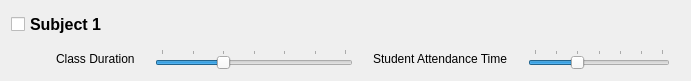
<?xml version="1.0" encoding="UTF-8"?>
<ui version="4.0">
 <class>Frame</class>
 <widget class="QFrame" name="Frame">
  <property name="geometry">
   <rect>
    <x>0</x>
    <y>0</y>
    <width>691</width>
    <height>81</height>
   </rect>
  </property>
  <property name="windowTitle">
   <string>Frame</string>
  </property>
  <layout class="QVBoxLayout" name="verticalLayout">
   <item>
    <widget class="QCheckBox" name="checkBox">
     <property name="font">
      <font>
       <pointsize>12</pointsize>
       <bold>true</bold>
      </font>
     </property>
     <property name="text">
      <string>Subject 1</string>
     </property>
    </widget>
   </item>
   <item>
    <layout class="QHBoxLayout" name="horizontalLayout_4">
     <property name="spacing">
      <number>20</number>
     </property>
     <property name="leftMargin">
      <number>45</number>
     </property>
     <property name="topMargin">
      <number>5</number>
     </property>
     <property name="rightMargin">
      <number>10</number>
     </property>
     <item>
      <layout class="QHBoxLayout" name="horizontalLayout_2">
       <property name="spacing">
        <number>20</number>
       </property>
       <item>
        <widget class="QLabel" name="label">
         <property name="text">
          <string>Class Duration</string>
         </property>
        </widget>
       </item>
       <item>
        <widget class="QSlider" name="horizontalSlider">
         <property name="minimum">
          <number>0</number>
         </property>
         <property name="maximum">
          <number>6</number>
         </property>
         <property name="value">
          <number>2</number>
         </property>
         <property name="orientation">
          <enum>Qt::Orientation::Horizontal</enum>
         </property>
         <property name="tickPosition">
          <enum>QSlider::TickPosition::TicksAbove</enum>
         </property>
         <property name="tickInterval">
          <number>1</number>
         </property>
        </widget>
       </item>
      </layout>
     </item>
     <item>
      <layout class="QHBoxLayout" name="horizontalLayout_5">
       <property name="spacing">
        <number>20</number>
       </property>
       <item>
        <widget class="QLabel" name="label_2">
         <property name="text">
          <string>Student Attendance Time</string>
         </property>
        </widget>
       </item>
       <item>
        <widget class="QSlider" name="horizontalSlider_2">
         <property name="mouseTracking">
          <bool>false</bool>
         </property>
         <property name="tabletTracking">
          <bool>false</bool>
         </property>
         <property name="acceptDrops">
          <bool>false</bool>
         </property>
         <property name="autoFillBackground">
          <bool>false</bool>
         </property>
         <property name="maximum">
          <number>6</number>
         </property>
         <property name="sliderPosition">
          <number>2</number>
         </property>
         <property name="orientation">
          <enum>Qt::Orientation::Horizontal</enum>
         </property>
         <property name="invertedAppearance">
          <bool>false</bool>
         </property>
         <property name="invertedControls">
          <bool>false</bool>
         </property>
         <property name="tickPosition">
          <enum>QSlider::TickPosition::TicksAbove</enum>
         </property>
         <property name="tickInterval">
          <number>1</number>
         </property>
        </widget>
       </item>
      </layout>
     </item>
    </layout>
   </item>
  </layout>
 </widget>
 <resources/>
 <connections/>
</ui>
